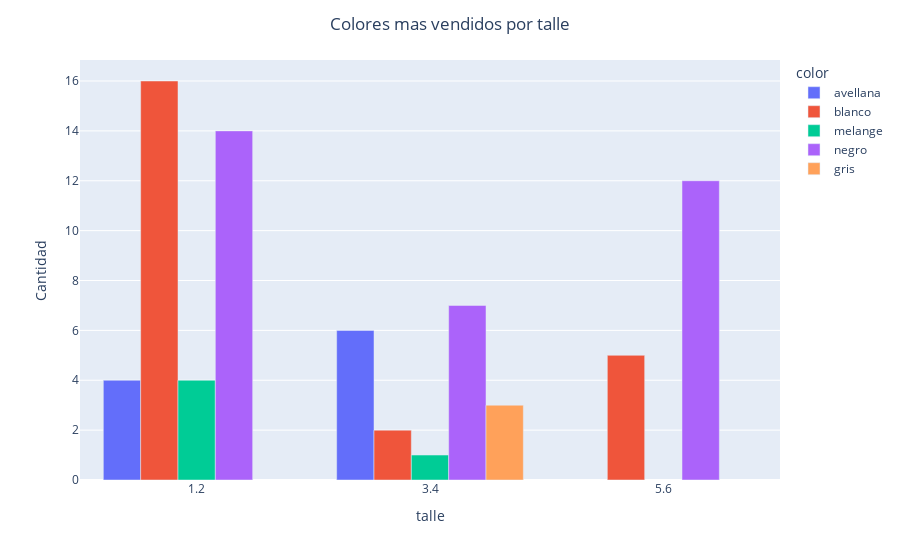

Source (notebook cell):
### Code cell
# COLORES POR TALLE:

color_by_size = only_top_3[only_top_3['name'].isin(names2)]
color_by_size = color_by_size.groupby(['talle', 'color']).size()
color_by_size = color_by_size.to_frame().reset_index()
color_by_size.rename(columns = {0:"Cantidad"}, inplace = True)
fig = px.bar(color_by_size, x="talle", y="Cantidad", color="color")
fig.update_layout(barmode='group', title_text = "Colores mas vendidos por talle", title_x = 0.5)
fig.show()

### Figure 1 — Plotly figure (JSON) as saved in the notebook; plotly's stock layout.template omitted (floating-point values rounded to 4 significant figures)
{"data": [{"alignmentgroup": "True", "hovertemplate": "color=avellana<br>talle=%{x}<br>Cantidad=%{y}<extra></extra>", "legendgroup": "avellana", "marker": {"color": "#636efa", "pattern": {"shape": ""}}, "name": "avellana", "offsetgroup": "avellana", "orientation": "v", "showlegend": true, "textposition": "auto", "type": "bar", "x": ["1.2", "3.4"], "xaxis": "x", "y": [4, 6], "yaxis": "y"}, {"alignmentgroup": "True", "hovertemplate": "color=blanco<br>talle=%{x}<br>Cantidad=%{y}<extra></extra>", "legendgroup": "blanco", "marker": {"color": "#EF553B", "pattern": {"shape": ""}}, "name": "blanco", "offsetgroup": "blanco", "orientation": "v", "showlegend": true, "textposition": "auto", "type": "bar", "x": ["1.2", "3.4", "5.6"], "xaxis": "x", "y": [16, 2, 5], "yaxis": "y"}, {"alignmentgroup": "True", "hovertemplate": "color=melange<br>talle=%{x}<br>Cantidad=%{y}<extra></extra>", "legendgroup": "melange", "marker": {"color": "#00cc96", "pattern": {"shape": ""}}, "name": "melange", "offsetgroup": "melange", "orientation": "v", "showlegend": true, "textposition": "auto", "type": "bar", "x": ["1.2", "3.4"], "xaxis": "x", "y": [4, 1], "yaxis": "y"}, {"alignmentgroup": "True", "hovertemplate": "color=negro<br>talle=%{x}<br>Cantidad=%{y}<extra></extra>", "legendgroup": "negro", "marker": {"color": "#ab63fa", "pattern": {"shape": ""}}, "name": "negro", "offsetgroup": "negro", "orientation": "v", "showlegend": true, "textposition": "auto", "type": "bar", "x": ["1.2", "3.4", "5.6"], "xaxis": "x", "y": [14, 7, 12], "yaxis": "y"}, {"alignmentgroup": "True", "hovertemplate": "color=gris<br>talle=%{x}<br>Cantidad=%{y}<extra></extra>", "legendgroup": "gris", "marker": {"color": "#FFA15A", "pattern": {"shape": ""}}, "name": "gris", "offsetgroup": "gris", "orientation": "v", "showlegend": true, "textposition": "auto", "type": "bar", "x": ["3.4"], "xaxis": "x", "y": [3], "yaxis": "y"}], "layout": {"barmode": "group", "legend": {"title": {"text": "color"}, "tracegroupgap": 0}, "margin": {"t": 60}, "title": {"text": "Colores mas vendidos por talle", "x": 0.5}, "xaxis": {"anchor": "y", "domain": [0, 1], "title": {"text": "talle"}}, "yaxis": {"anchor": "x", "domain": [0, 1], "title": {"text": "Cantidad"}}}}
